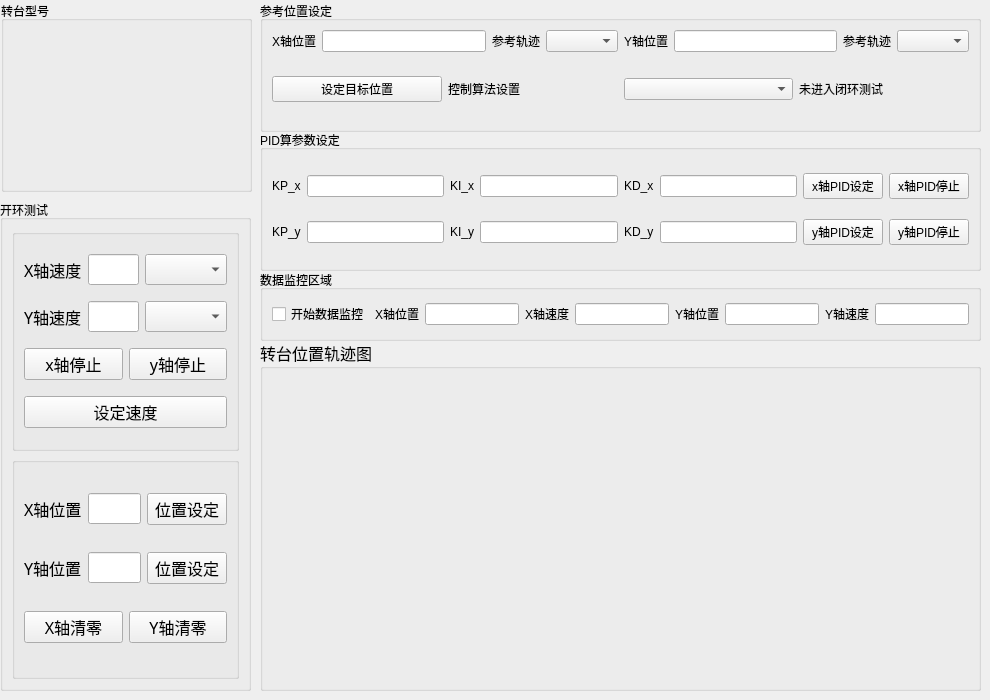
    <widget class="QWidget" name="tab_turntable_control">
     <attribute name="title">
      <string>天线转台控制</string>
     </attribute>
     <widget class="QGroupBox" name="group_box_turntable_shape">
      <property name="geometry">
       <rect>
        <x>1</x>
        <y>1</y>
        <width>251</width>
        <height>191</height>
       </rect>
      </property>
      <property name="title">
       <string>转台型号</string>
      </property>
      <layout class="QVBoxLayout" name="verticalLayout_7">
       <item>
        <widget class="QLabel" name="label_turntable_img">
         <property name="text">
          <string/>
         </property>
         <property name="pixmap">
          <pixmap>:/i18n/PowerOptimizer_zh_CN.qm</pixmap>
         </property>
        </widget>
       </item>
      </layout>
     </widget>
     <widget class="QGroupBox" name="open_group_box_turntable_control">
      <property name="geometry">
       <rect>
        <x>0</x>
        <y>200</y>
        <width>251</width>
        <height>491</height>
       </rect>
      </property>
      <property name="title">
       <string>开环测试</string>
      </property>
      <layout class="QVBoxLayout" name="verticalLayout_2">
       <item>
        <widget class="QGroupBox" name="groupBox_3">
         <property name="font">
          <font>
           <family>宋体</family>
           <pointsize>12</pointsize>
          </font>
         </property>
         <property name="title">
          <string/>
         </property>
         <layout class="QVBoxLayout" name="verticalLayout_6">
          <item>
           <layout class="QHBoxLayout" name="horizontalLayout_11">
            <item>
             <widget class="QLabel" name="label_36">
              <property name="text">
               <string>X轴速度</string>
              </property>
             </widget>
            </item>
            <item>
             <widget class="QLineEdit" name="line_edit_x_speed_cmd"/>
            </item>
            <item>
             <widget class="QComboBox" name="combo_box_x_speed_cmd"/>
            </item>
           </layout>
          </item>
          <item>
           <layout class="QHBoxLayout" name="horizontalLayout_18">
            <item>
             <widget class="QLabel" name="label_35">
              <property name="text">
               <string>Y轴速度</string>
              </property>
             </widget>
            </item>
            <item>
             <widget class="QLineEdit" name="line_edit_y_speed_cmd"/>
            </item>
            <item>
             <widget class="QComboBox" name="combo_box_y_speed_cmd"/>
            </item>
           </layout>
          </item>
          <item>
           <layout class="QHBoxLayout" name="horizontalLayout_27">
            <item>
             <widget class="QPushButton" name="btn_stop_x_turntable_run">
              <property name="text">
               <string>x轴停止</string>
              </property>
             </widget>
            </item>
            <item>
             <widget class="QPushButton" name="btn_stop_y_turntable_run">
              <property name="text">
               <string>y轴停止</string>
              </property>
             </widget>
            </item>
           </layout>
          </item>
          <item>
           <widget class="QPushButton" name="btn_set_speed">
            <property name="text">
             <string>设定速度</string>
            </property>
           </widget>
          </item>
         </layout>
        </widget>
       </item>
       <item>
        <widget class="QGroupBox" name="groupBox_4">
         <property name="font">
          <font>
           <family>宋体</family>
           <pointsize>12</pointsize>
          </font>
         </property>
         <property name="title">
          <string/>
         </property>
         <layout class="QVBoxLayout" name="verticalLayout_10">
          <item>
           <layout class="QHBoxLayout" name="horizontalLayout_20">
            <item>
             <widget class="QLabel" name="label_33">
              <property name="font">
               <font>
                <family>宋体</family>
                <pointsize>12</pointsize>
               </font>
              </property>
              <property name="text">
               <string>X轴位置</string>
              </property>
             </widget>
            </item>
            <item>
             <widget class="QLineEdit" name="line_edit_x_pos"/>
            </item>
            <item>
             <widget class="QPushButton" name="btn_set_x_pos">
              <property name="text">
               <string>位置设定</string>
              </property>
             </widget>
            </item>
           </layout>
          </item>
          <item>
           <layout class="QHBoxLayout" name="horizontalLayout_21">
            <item>
             <widget class="QLabel" name="label_34">
              <property name="text">
               <string>Y轴位置</string>
              </property>
             </widget>
            </item>
            <item>
             <widget class="QLineEdit" name="line_edit_y_pos"/>
            </item>
            <item>
             <widget class="QPushButton" name="btn_set_y_pos">
              <property name="text">
               <string>位置设定</string>
              </property>
             </widget>
            </item>
           </layout>
          </item>
          <item>
           <layout class="QHBoxLayout" name="horizontalLayout_28">
            <item>
             <widget class="QPushButton" name="btn_x_zero">
              <property name="text">
               <string>X轴清零</string>
              </property>
             </widget>
            </item>
            <item>
             <widget class="QPushButton" name="btn_y_zero">
              <property name="text">
               <string>Y轴清零</string>
              </property>
             </widget>
            </item>
           </layout>
          </item>
         </layout>
        </widget>
       </item>
      </layout>
     </widget>
     <widget class="QGroupBox" name="groupBox_8">
      <property name="geometry">
       <rect>
        <x>260</x>
        <y>270</y>
        <width>721</width>
        <height>71</height>
       </rect>
      </property>
      <property name="title">
       <string>数据监控区域</string>
      </property>
      <layout class="QHBoxLayout" name="horizontalLayout_22">
       <item>
        <widget class="QCheckBox" name="data_monitor_section">
         <property name="text">
          <string>开始数据监控</string>
         </property>
        </widget>
       </item>
       <item>
        <widget class="QLabel" name="label">
         <property name="text">
          <string>X轴位置</string>
         </property>
        </widget>
       </item>
       <item>
        <widget class="QLineEdit" name="line_edit_monitor_x_pos"/>
       </item>
       <item>
        <widget class="QLabel" name="label_27">
         <property name="text">
          <string>X轴速度</string>
         </property>
        </widget>
       </item>
       <item>
        <widget class="QLineEdit" name="line_edit_monitor_x_speed"/>
       </item>
       <item>
        <widget class="QLabel" name="label_3">
         <property name="text">
          <string>Y轴位置</string>
         </property>
        </widget>
       </item>
       <item>
        <widget class="QLineEdit" name="line_edit_monitor_y_pos"/>
       </item>
       <item>
        <widget class="QLabel" name="label_28">
         <property name="text">
          <string>Y轴速度</string>
         </property>
        </widget>
       </item>
       <item>
        <widget class="QLineEdit" name="line_edit_monitor_y_speed"/>
       </item>
      </layout>
     </widget>
     <widget class="QGroupBox" name="groupBox_9">
      <property name="geometry">
       <rect>
        <x>260</x>
        <y>1</y>
        <width>721</width>
        <height>131</height>
       </rect>
      </property>
      <property name="title">
       <string>参考位置设定</string>
      </property>
      <layout class="QVBoxLayout" name="verticalLayout_8">
       <item>
        <layout class="QHBoxLayout" name="horizontalLayout_25">
         <item>
          <widget class="QLabel" name="label_29">
           <property name="text">
            <string>X轴位置</string>
           </property>
          </widget>
         </item>
         <item>
          <widget class="QLineEdit" name="line_edit_x_pos_ref"/>
         </item>
         <item>
          <widget class="QLabel" name="label_31">
           <property name="text">
            <string>参考轨迹</string>
           </property>
          </widget>
         </item>
         <item>
          <widget class="QComboBox" name="combo_box_x_track_ref"/>
         </item>
         <item>
          <widget class="QLabel" name="label_30">
           <property name="text">
            <string>Y轴位置</string>
           </property>
          </widget>
         </item>
         <item>
          <widget class="QLineEdit" name="line_edit_y_pos_ref"/>
         </item>
         <item>
          <widget class="QLabel" name="label_32">
           <property name="text">
            <string>参考轨迹</string>
           </property>
          </widget>
         </item>
         <item>
          <widget class="QComboBox" name="combo_box_y_track_ref"/>
         </item>
        </layout>
       </item>
       <item>
        <layout class="QHBoxLayout" name="horizontalLayout_24">
         <item>
          <widget class="QPushButton" name="btn_set_target_pos">
           <property name="text">
            <string>设定目标位置</string>
           </property>
          </widget>
         </item>
         <item>
          <widget class="QLabel" name="label_45">
           <property name="text">
            <string>控制算法设置</string>
           </property>
          </widget>
         </item>
         <item>
          <widget class="QComboBox" name="controller_selection"/>
         </item>
         <item>
          <widget class="QLabel" name="control_status">
           <property name="text">
            <string>未进入闭环测试</string>
           </property>
          </widget>
         </item>
        </layout>
       </item>
      </layout>
     </widget>
     <widget class="QGroupBox" name="groupBox_10">
      <property name="geometry">
       <rect>
        <x>260</x>
        <y>130</y>
        <width>721</width>
        <height>141</height>
       </rect>
      </property>
      <property name="title">
       <string>PID算参数设定</string>
      </property>
      <layout class="QVBoxLayout" name="verticalLayout_11">
       <item>
        <layout class="QHBoxLayout" name="horizontalLayout_23">
         <item>
          <widget class="QLabel" name="label_46">
           <property name="text">
            <string>KP_x</string>
           </property>
          </widget>
         </item>
         <item>
          <widget class="QLineEdit" name="line_edit_kp_x_parameter"/>
         </item>
         <item>
          <widget class="QLabel" name="label_47">
           <property name="text">
            <string>KI_x</string>
           </property>
          </widget>
         </item>
         <item>
          <widget class="QLineEdit" name="line_edit_ki_x_parameter"/>
         </item>
         <item>
          <widget class="QLabel" name="label_48">
           <property name="text">
            <string>KD_x</string>
           </property>
          </widget>
         </item>
         <item>
          <widget class="QLineEdit" name="line_edit_kd_x_parameter"/>
         </item>
         <item>
          <widget class="QPushButton" name="btn_set_x_pidcontroller_parameter">
           <property name="text">
            <string>x轴PID设定</string>
           </property>
          </widget>
         </item>
         <item>
          <widget class="QPushButton" name="btn_stop_x_pidcontrol">
           <property name="text">
            <string>x轴PID停止</string>
           </property>
          </widget>
         </item>
        </layout>
       </item>
       <item>
        <layout class="QHBoxLayout" name="horizontalLayout_39">
         <item>
          <widget class="QLabel" name="label_49">
           <property name="text">
            <string>KP_y</string>
           </property>
          </widget>
         </item>
         <item>
          <widget class="QLineEdit" name="line_edit_kp_y_parameter"/>
         </item>
         <item>
          <widget class="QLabel" name="label_50">
           <property name="text">
            <string>KI_y</string>
           </property>
          </widget>
         </item>
         <item>
          <widget class="QLineEdit" name="line_edit_ki_y_parameter"/>
         </item>
         <item>
          <widget class="QLabel" name="label_51">
           <property name="text">
            <string>KD_y</string>
           </property>
          </widget>
         </item>
         <item>
          <widget class="QLineEdit" name="line_edit_kd_y_parameter"/>
         </item>
         <item>
          <widget class="QPushButton" name="btn_set_y_pidcontroller_parameter">
           <property name="text">
            <string>y轴PID设定</string>
           </property>
          </widget>
         </item>
         <item>
          <widget class="QPushButton" name="btn_stop_y_pidcontrol">
           <property name="text">
            <string>y轴PID停止</string>
           </property>
          </widget>
         </item>
        </layout>
       </item>
      </layout>
     </widget>
     <widget class="QGroupBox" name="groupBox_chart_2">
      <property name="geometry">
       <rect>
        <x>260</x>
        <y>340</y>
        <width>721</width>
        <height>351</height>
       </rect>
      </property>
      <property name="font">
       <font>
        <family>宋体</family>
        <pointsize>12</pointsize>
       </font>
      </property>
      <property name="title">
       <string>转台位置轨迹图</string>
      </property>
      <layout class="QHBoxLayout" name="horizontalLayout_38">
       <item>
        <widget class="QWidget" name="turntable_position_chart" native="true"/>
       </item>
      </layout>
     </widget>
    </widget>
